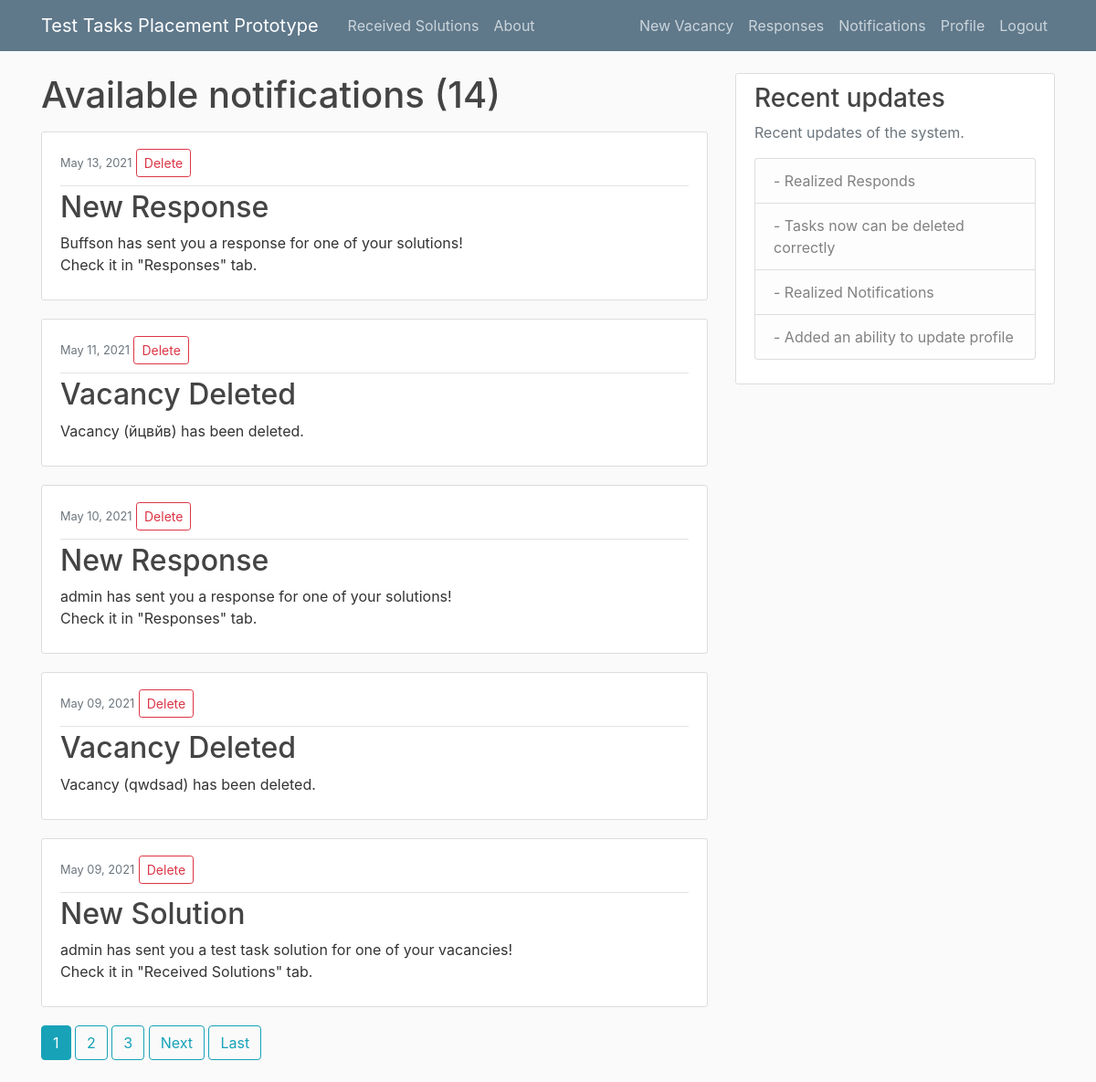
Page /notifications/ (signed in) on the committed database.
### test_app/models.py (models this page shows, shortened)
class Notification(models.Model):
    receiver = models.ForeignKey(User, on_delete=models.CASCADE)
    title = models.CharField(max_length=100)
    content = models.TextField()
    date_created = models.DateTimeField(default=timezone.now)

### test_app/views.py (the view)
# urls.py: path('notifications/', NotificationListView.as_view(), name='notifications'),
class NotificationListView(LoginRequiredMixin, ListView):
    model = Notification
    template_name = 'test_app/notifications.html'
    context_object_name = 'notifications'
    paginate_by = 5
    def get_queryset(self):
        return Notification.objects.filter(receiver=self.request.user).order_by('-date_created')

### test_app/templates/test_app/notifications.html (shortened to what this page needs)
{% extends "test_app/base.html" %}
{% block content %}
    {% if page_obj.paginator.count == 0 %}
    <h1 class="mb-3">No Notifications Yet!</h1>
        <p>All the important stuff will appear here. <a href="{% url 'home' %}">Check available vacancies.</a></p>
    {% else %}
    <h1 class="mb-3">Available notifications ({{ page_obj.paginator.count }})</h1>
    {% endif %}
    {% for notification in notifications %}
        <article class="media content-section">
            <div class="media-body">
                <div class="article-metadata">
                    <small class="text-muted">{{ notification.date_created|date:"F d, Y" }}</small>
                    <a class="btn btn-outline-danger btn-sm mt-2 mb-2" href="{% url 'notification-delete' notification.id %}">Delete</a>
                </div>
                <h2><a class="article-title">{{ notification.title }}</a></h2>
                <p class="article-content">{{ notification.content }}</p>
            </div>
        </article>
    {% endfor %}
    {% if is_paginated %}
        {% for num in page_obj.paginator.page_range %}
            {% if page_obj.number == num %}
                <a class="btn btn-info mb-4" href="?page={{ num }}">{{ num }}</a>
            {% elif num > page_obj.number|add:'-3' and num < page_obj.number|add:'3' %}
                <a class="btn btn-outline-info mb-4" href="?page={{ num }}">{{ num }}</a>
            {% endif %}
        {% endfor %}
        {% if page_obj.has_next %}
            <a class="btn btn-outline-info mb-4" href="?page={{ page_obj.next_page_number }}">Next</a>
            <a class="btn btn-outline-info mb-4" href="?page={{ page_obj.paginator.num_pages }}">Last</a>
        {% endif %}
    {% endif %}
{% endblock content %}

### test_app/static/test_app/main.css (style rules this page uses)
body { background: #fafafa; color: #333333; margin-top: 5rem; }
h1, h2, h3, h4, h5, h6 { color: #444444; }
.content-section { background: #ffffff; padding: 10px 20px; border: 1px solid #dddddd; border-radius: 3px; margin-bottom: 20px; }
.article-title { color: #444444; }
.article-content { white-space: pre-line; }
.article-metadata { padding-bottom: 1px; margin-bottom: 4px; border-bottom: 1px solid #e3e3e3 }

### rows in the picture
Notification: date_created "May 13, 2021", title "New Response", content "Buffson has sent you a response for one of your solutions! Check it in \"Responses\" tab."
Notification: date_created "May 11, 2021", title "Vacancy Deleted", content "Vacancy (йцвйв) has been deleted."
Notification: date_created "May 10, 2021", title "New Response", content "admin has sent you a response for one of your solutions! Check it in \"Responses\" tab."
Notification: date_created "May 09, 2021", title "Vacancy Deleted", content "Vacancy (qwdsad) has been deleted."
Notification: date_created "May 09, 2021", title "New Solution", content "admin has sent you a test task solution for one of your vacancies! Check it in \"Received Solutions\" tab."

### other values in the picture
{{ page_obj.paginator.count }} "14"
{{ num }} "1"
{{ num }} "2" "3"
